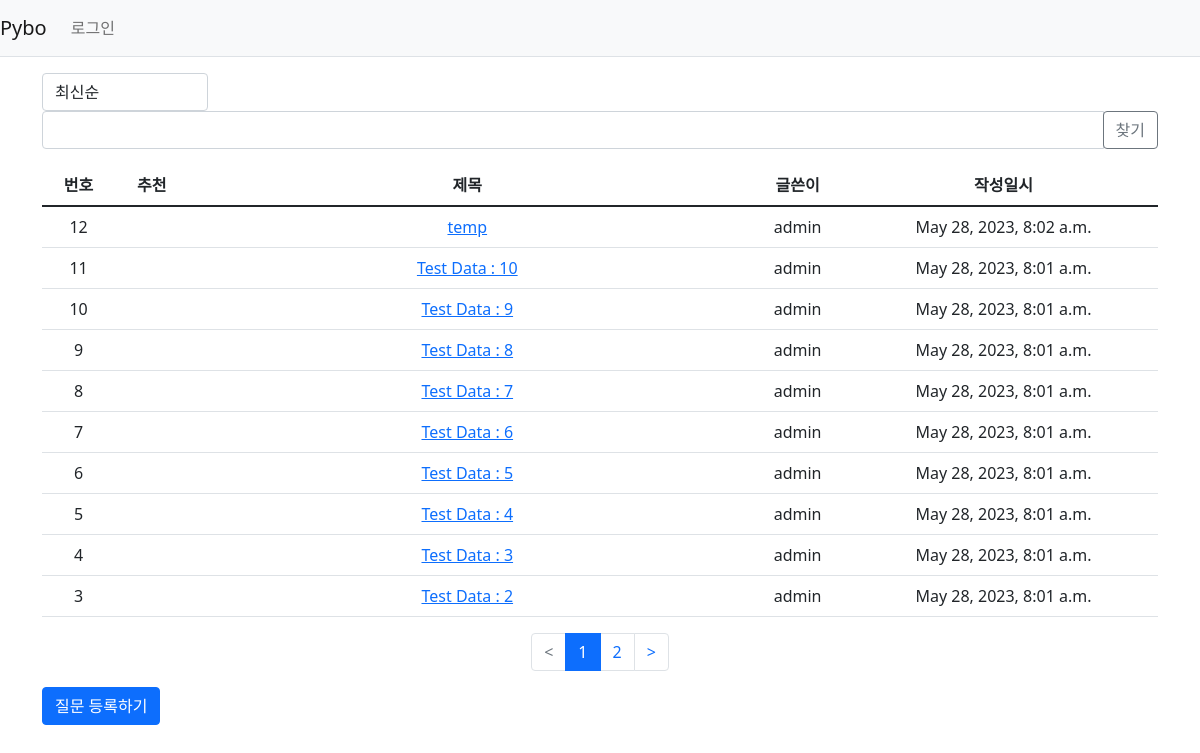
Screenshot of /pybo/ with the database file from the repository.
### pybo/models.py (models this page shows, shortened)
class Question(models.Model):
    author = models.ForeignKey(User, on_delete = models.CASCADE, related_name='author_question')
    subject = models.CharField(max_length = 200)
    content = models.TextField()
    create_date = models.DateTimeField()
    modify_date = models.DateTimeField(null=True, blank=True)
    modify_count = models.IntegerField(default=0)
    voter = models.ManyToManyField(User, related_name = 'voter_question') # 추천인 추가

### pybo/views/base_views.py (the view, shortened to what this page needs)
# urls.py: path('', base_views.index, name = 'index')
def index(request):
    logger.info("INFO 레벨로 출력")
    page = request.GET.get('page', '1')  # 페이지
    kw = request.GET.get('kw', '')  # 검색어
    so = request.GET.get('so', 'recent')  # 정렬기준
    if so == 'recommend':
        question_list = Question.objects.annotate(num_voter=Count('voter')).order_by('-num_voter', '-create_date')
    elif so == 'popular':
        question_list = Question.objects.annotate(num_answer=Count('answer')).order_by('-num_answer', '-create_date')
    else:  # recent
        question_list = Question.objects.order_by('-create_date')
    paginator = Paginator(question_list, 10)  # 페이지당 10개씩 보여주기
    page_obj = paginator.get_page(page)
    context = {'question_list': page_obj, 'page': page, 'kw': kw, 'so': so}  # <------ so 추가
    return render(request, 'pybo/question_list.html', context)

### pybo/templatetags/pybo_filter.py (called while the page is built)
@register.filter
def sub(value, arg):
    return value - arg

### templates/pybo/question_list.html (shortened to what this page needs)
{% extends 'base.html' %}
{% load pybo_filter %}
{% block content %}
<div class="container my-3">
    <div class="row justify-content-between my-3">
        <div class="col-2">
            <select class="form-control so">
                <option value="recent" {% if so == 'recent' %}selected{% endif %}>최신순</option>
            </select>
        </div>
        <div class="col-4 input-group">
            <input type="text" class="form-control kw" value="{{ kw|default_if_none:'' }}">
            <div class="input-group-append">
                <button class="btn btn-outline-secondary" type="button" id="btn_search">찾기</button>
            </div>
        </div>
    </div>
    <table class="table">
        <thead>
        <tr class="text-center thead-dark">
            <th>번호</th>
            <th>추천</th>
            <th style="width:50%">제목</th>
            <th>글쓴이</th>
            <th>작성일시</th>
        </tr>
        </thead>
        <tbody>
        {% if question_list %}
        {% for question in question_list %}
        <tr class="text-center">
            <td>
                {{ question_list.paginator.count|sub:question_list.start_index|sub:forloop.counter0|add:1 }}
            </td>
            <td>
                {% if question.voter.all.count > 0 %}
                <span class="badge badge-warning px-2 py-1">{{ question.voter.all.count }}</span>
                {% endif %}
            </td>
            <td class="text-left">
                <a href="{% url 'pybo:detail' question.id %}">{{ question.subject }}</a>
            </td>
            <td>{{ question.author.username }}</td>
            <td>{{ question.create_date }}</td>
        </tr>
        {% endfor %}
        {% else %}
        <tr>
            <td colspan="3">질문이 없습니다.</td>
        </tr>
        {% endif %}
        </tbody>
    </table>
    <ul class="pagination justify-content-center">
        {% if question_list.has_previous %}
        <li class="page-item">
            <a class="page-link" data-page="{{ question_list.previous_page_number }}" href="#"><</a>
        </li>
        {% else %}
        <li class="page-item disabled">
            <a class="page-link" tabindex="-1" aria-disabled="true" href="#"><</a>
        </li>
        {% endif %}
        {% for page_number in question_list.paginator.page_range %}
        {% if page_number >= question_list.number|add:-5 and page_number <= question_list.number|add:5 %}
            {% if page_number == question_list.number %}
            <li class="page-item active" aria-current="page">
                <a class="page-link" data-page="{{ page_number }}" href="#">{{ page_number }}</a>
            </li>
            {% else %}
            <li class="page-item">
                <a class="page-link" data-page="{{ page_number }}" href="#">{{ page_number }}</a>
            </li>
            {% endif %}
        {% endif %}
        {% endfor %}
        {% if question_list.has_next %}
        <li class="page-item">
            <a class="page-link" data-page="{{ question_list.next_page_number }}" href="#">></a>
        </li>
        {% else %}
        <li class="page-item disabled">
            <a class="page-link" tabindex="-1" aria-disabled="true" href="#">></a>
        </li>
        {% endif %}
    </ul>
    <a href="{% url 'pybo:question_create' %}" class="btn btn-primary">질문 등록하기</a>
</div>
{% endblock %}

### rows the page displays
Question: paginator.count|sub "12", subject "temp", author.username "admin", create_date "May 28, 2023, 8:02 a.m."
Question: paginator.count|sub "11", subject "Test Data : 10", author.username "admin", create_date "May 28, 2023, 8:01 a.m."
Question: paginator.count|sub "10", subject "Test Data : 9", author.username "admin", create_date "May 28, 2023, 8:01 a.m."
Question: paginator.count|sub "9", subject "Test Data : 8", author.username "admin", create_date "May 28, 2023, 8:01 a.m."
Question: paginator.count|sub "8", subject "Test Data : 7", author.username "admin", create_date "May 28, 2023, 8:01 a.m."
Question: paginator.count|sub "7", subject "Test Data : 6", author.username "admin", create_date "May 28, 2023, 8:01 a.m."
Question: paginator.count|sub "6", subject "Test Data : 5", author.username "admin", create_date "May 28, 2023, 8:01 a.m."
Question: paginator.count|sub "5", subject "Test Data : 4", author.username "admin", create_date "May 28, 2023, 8:01 a.m."
Question: paginator.count|sub "4", subject "Test Data : 3", author.username "admin", create_date "May 28, 2023, 8:01 a.m."
Question: paginator.count|sub "3", subject "Test Data : 2", author.username "admin", create_date "May 28, 2023, 8:01 a.m."

### other values shown
{{ page_number }} "1"
{{ page_number }} "2"
